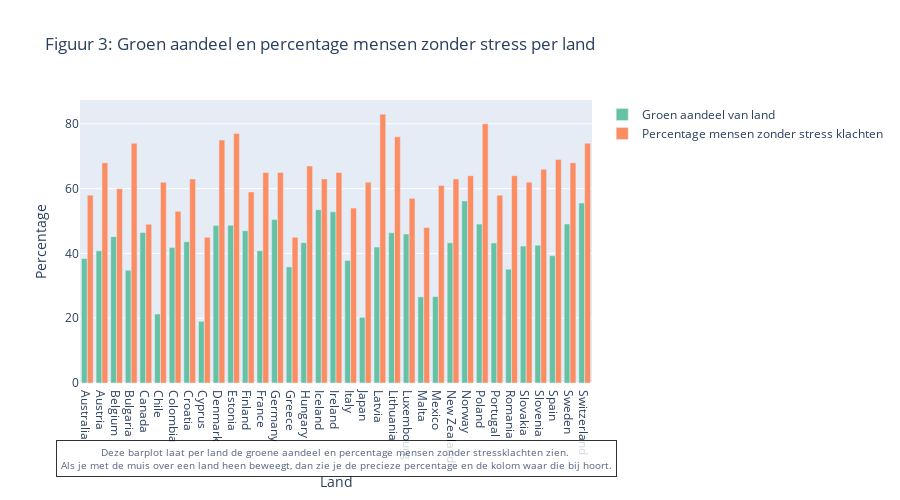

The notebook cell saved with this chart:
### Markdown cell above
### Perspectief 2

Hoewel groene leefomgevingen bijdragen aan een gevoel van welzijn, zijn andere factoren zoals werkdruk, persoonlijke gewoontes en gezondheid vaak de voornaamste reden voor hoge stressniveaus. Het hebben van een groene leefomgeving helpt niet bij het verminderen van stress indien mensen bijvoorbeeld een hoge werkdruk blijven ervaren.

**Argument 1**  
In Figuur 3 is te zien dat er landen zoals Japan zijn waar het aandeel groen laag is, maar het aantal mensen zonder stressklachten hoog is. Dit toont aan dat het aandeel groen bijdraagt aan het welzijn, maar niet helpt bij het verminderen van stress. Dit is ook bij Mexico het geval.

**Argument 2**  
In Figuur 4 is te zien dat Griekenland en Canada beide een hoog aandeel groen in hun land hebben, maar alsnog een ontzettend hoog stressniveau hebben. Dit laat zien dat het aandeel groen in een land haast geen bijdrage heeft aan het verminderen van het stressniveau. Ook ondersteunen de meeste landen in (Figuur 4) dit argument.

**Argument 3**
In Figuur 5 is te zien dat het niet uitmaakt of een land een hoog aandeel groen heeft. Er is namelijk te zien dat het alsnog per land verdeelt is of het stresspercentage laag of hoog is.

### Code cell
trace_green = go.Bar(
    x=merged_df['Country'],
    y=merged_df['Gemiddelde aandeel van groen in oppervlakte van stad'],
    name='Groen aandeel van land',
    marker=dict(color='rgb(102,194,165)')
)

trace_no = go.Bar(
    x=merged_df['Country'],
    y=merged_df['Percentage mensen die Nee hebben geantwoord'],
    name='Percentage mensen zonder stress klachten',
    marker=dict(color='rgb(252,141,98)')
)

layout = go.Layout(
    title='Figuur 3: Groen aandeel en percentage mensen zonder stress per land',
    xaxis=go.layout.XAxis(
        title='Land',
        type='category'
    ),
    yaxis=go.layout.YAxis(
        title='Percentage',
    ),
    barmode='group',
    height=500  # Restore original height
)

fig = go.Figure(data=[trace_green, trace_no], layout=layout)

fig.add_annotation(
    xref='paper', yref='paper',
    x=0.5, y=-0.2,  # Adjust y to a lower value to fit within the frame
    showarrow=False,
    xanchor='center',
    yanchor='top',
    align='center',
    text='Deze barplot laat per land de groene aandeel en percentage mensen zonder stressklachten zien. <br>' +
         'Als je met de muis over een land heen beweegt, dan zie je de precieze percentage en de kolom waar die bij hoort.',
    font=dict(size=10),  # Decrease font size if necessary
    bordercolor='black',
    borderwidth=1,
    borderpad=4,
    bgcolor='white',  # Background color for better readability
    opacity=0.8
)

fig.show()

### Figure 1 — Plotly figure (JSON) as saved in the notebook; plotly's stock layout.template omitted (floating-point values rounded to 4 significant figures)
{"data": [{"marker": {"color": "rgb(102,194,165)"}, "name": "Groen aandeel van land", "type": "bar", "x": ["Australia", "Austria", "Belgium", "Bulgaria", "Canada", "Chile", "Colombia", "Croatia", "Cyprus", "Denmark", "Estonia", "Finland", "France", "Germany", "Greece", "Hungary", "Iceland", "Ireland", "Italy", "Japan", "Latvia", "Lithuania", "Luxembourg", "Malta", "Mexico", "New Zealand", "Norway", "Poland", "Portugal", "Romania", "Slovakia", "Slovenia", "Spain", "Sweden", "Switzerland"], "y": [38.43, 40.8, 45.18, 34.81, 46.46, 21.3, 41.84, 43.63, 19.03, 48.62, 48.7, 47, 40.86, 50.45, 35.86, 43.33, 53.5, 52.87, 37.84, 20.28, 41.97, 46.38, 46, 26.6, 26.68, 43.29, 56.2, 49.05, 43.22, 35.13, 42.27, 42.55, 39.29, 49.09, 55.56]}, {"marker": {"color": "rgb(252,141,98)"}, "name": "Percentage mensen zonder stress klachten", "type": "bar", "x": ["Australia", "Austria", "Belgium", "Bulgaria", "Canada", "Chile", "Colombia", "Croatia", "Cyprus", "Denmark", "Estonia", "Finland", "France", "Germany", "Greece", "Hungary", "Iceland", "Ireland", "Italy", "Japan", "Latvia", "Lithuania", "Luxembourg", "Malta", "Mexico", "New Zealand", "Norway", "Poland", "Portugal", "Romania", "Slovakia", "Slovenia", "Spain", "Sweden", "Switzerland"], "y": [58, 68, 60, 74, 49, 62, 53, 63, 45, 75, 77, 59, 65, 65, 45, 67, 63, 65, 54, 62, 83, 76, 57, 48, 61, 63, 64, 80, 58, 64, 62, 66, 69, 68, 74]}], "layout": {"annotations": [{"align": "center", "bgcolor": "white", "bordercolor": "black", "borderpad": 4, "borderwidth": 1, "font": {"size": 10}, "opacity": 0.8, "showarrow": false, "text": "Deze barplot laat per land de groene aandeel en percentage mensen zonder stressklachten zien. <br>Als je met de muis over een land heen beweegt, dan zie je de precieze percentage en de kolom waar die bij hoort.", "x": 0.5, "xanchor": "center", "xref": "paper", "y": -0.2, "yanchor": "top", "yref": "paper"}], "barmode": "group", "height": 500, "title": {"text": "Figuur 3: Groen aandeel en percentage mensen zonder stress per land"}, "xaxis": {"title": {"text": "Land"}, "type": "category"}, "yaxis": {"title": {"text": "Percentage"}}}}
